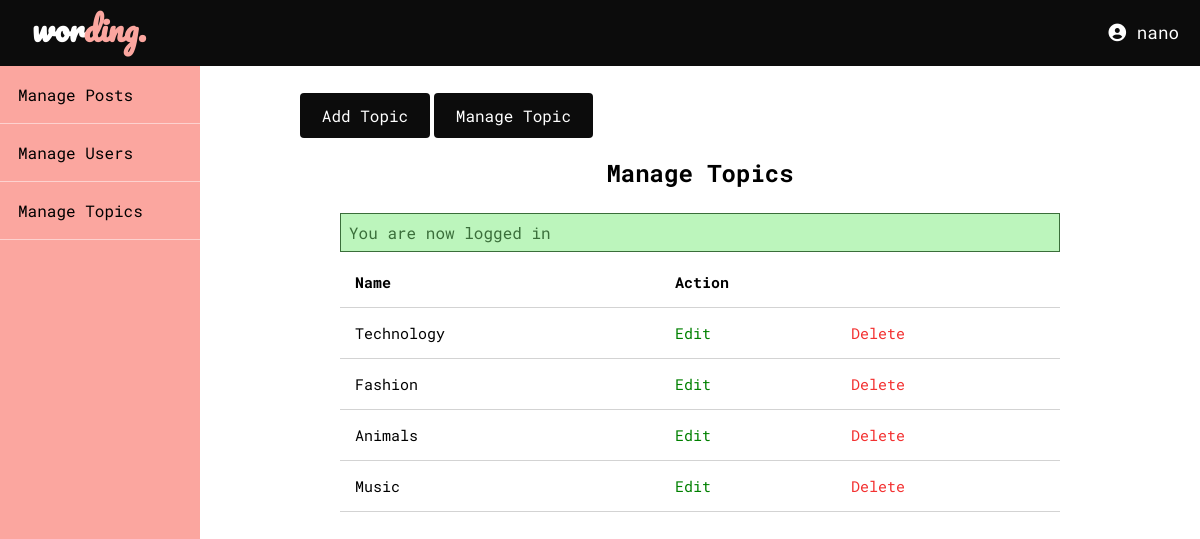
Screenshot of /admin/topics/index.php (signed in) with the database file from the repository.
### tables this page shows
CREATE TABLE `topics` (
  `id` int(11) NOT NULL,
  `name` varchar(100) NOT NULL,
  `description` text NOT NULL
);

### app/controllers/topics.php (called while the page is built, shortened)
<?php
include(ROOT_PATH . "/app/database/db.php");
$table = 'topics';
$topics = selectAll($table);

### app/database/db.php (called while the page is built, shortened)
<?php
require('connect.php');
function selectAll($table, $conditions = [])
{
	global $conn;
	$sql = "SELECT * FROM $table";
	if(empty($conditions)){
		$stmt = $conn->prepare($sql);
		$stmt->execute();
		$records = $stmt->get_result()->fetch_all(MYSQLI_ASSOC);
		return $records;
	}
}

### admin/topics/index.php (the view, shortened to what this page needs)
<?php include(ROOT_PATH . "/app/controllers/topics.php");
?>
<!DOCTYPE html>
<html>
<head>
	<link rel="stylesheet" type="text/css" href="../../assets/css/style.css">
	<link rel="stylesheet" type="text/css" href="../../assets/css/admin.css">
</head>
<body>
	<?php include(ROOT_PATH . "/app/includes/adminHeader.php"); ?>
	<div class="admin-wrapper">
		<?php include(ROOT_PATH . "/app/includes/adminSidebar.php"); ?>
		<div class="admin-content">
			<div class="button-grp">
				<a href="create.php" class="btn btn-big">Add Topic</a>
				<a href="index.php" class="btn btn-big" >Manage Topic</a>
			</div>
			<div class="content">
				<h2 class="page-title">Manage Topics</h2>
				<?php include(ROOT_PATH . "/app/includes/messages.php"); ?>
				<table>
					<thead>
						<th>Name</th>
						<th colspan="2">Action</th>
					</thead>
					<tbody>
						<?php foreach($topics as $key => $topic): ?>
							<tr>
								<td><?php echo $topic['name']; ?></td>
								<td><a href="edit.php?id=<?php echo $topic['id']; ?>" class="edit"> Edit</a></td>
								<td><a href="index.php?del_id=<?php echo $topic['id']; ?>" class="delete"> Delete</a></td>
							</tr>
						<?php endforeach; ?>
					</tbody>
				</table>
			</div>
		</div>
	</div>
</body>
</html>

### assets/css/style.css (style rules this page uses)
* { box-sizing: border-box; }
html,body { height: 100%; padding: 0px; margin: 0px; background-color: #f6f6f6; }
li , a { font-family: 'Roboto Mono', monospace; text-decoration: none; color: inherit; }
h1, h2,h3,h4,h5,h6 { margin: 5px; }
.btn { padding: .5rem 1rem; background: #FBA69F; color: white; border: 1px solid transparent; border-radius: .25rem; }
.btn { font-family: 'Roboto Mono', monospace; }
.btn-big { padding: .7rem 1.3rem; line-height: 1.3rem; background: #0C0C0C; }
.content { width: 90%; margin: 30px auto 30px; }

### assets/css/admin.css (style rules this page uses)
.admin-wrapper { display: flex; height: 100%; background: #FBA69F; }
.admin-wrapper .admin-content { flex:8; height: 100%; padding: 40px 100px 100px; background: white; }
.admin-content .page-title { text-align: center; margin-bottom: 1.5rem; font-family: 'Roboto Mono', monospace; }
table { font-family: 'Roboto Mono', monospace; width: 100%; border-collapse: collapse; font-size: 15px; }
th , td { padding: 15px; text-align: left; border-bottom: 1px solid #d3d3d3; }
.edit { color: green; }
.delete { color: #F33131; }

### rows the page displays
topics: name "Technology"
topics: name "Fashion"
topics: name "Animals"
topics: name "Music"

### other values shown
$_SESSION['username'] "nano"
$_SESSION['message'] "You are now logged in"
